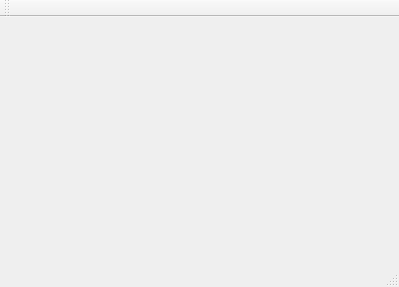
<?xml version="1.0" encoding="UTF-8"?>
<ui version="4.0">
 <class>MainWindow</class>
 <widget class="QMainWindow" name="MainWindow">
  <property name="geometry">
   <rect>
    <x>0</x>
    <y>0</y>
    <width>399</width>
    <height>287</height>
   </rect>
  </property>
  <property name="windowTitle">
   <string>MainWindow</string>
  </property>
  <widget class="QWidget" name="centralWidget"/>
  <widget class="QMenuBar" name="menuBar">
   <property name="geometry">
    <rect>
     <x>0</x>
     <y>0</y>
     <width>399</width>
     <height>17</height>
    </rect>
   </property>
  </widget>
  <widget class="QToolBar" name="mainToolBar">
   <attribute name="toolBarArea">
    <enum>TopToolBarArea</enum>
   </attribute>
   <attribute name="toolBarBreak">
    <bool>false</bool>
   </attribute>
  </widget>
  <widget class="QStatusBar" name="statusBar"/>
 </widget>
 <layoutdefault spacing="6" margin="11"/>
 <resources/>
 <connections/>
</ui>
